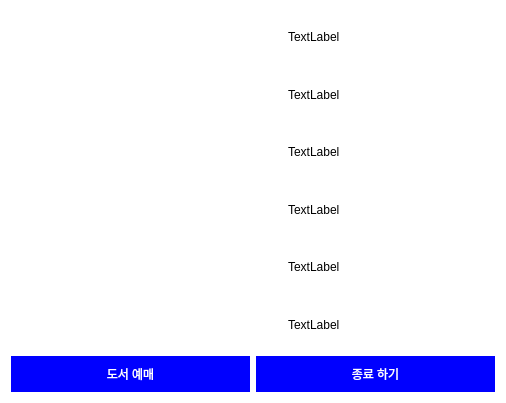
<?xml version="1.0" encoding="UTF-8"?>
<ui version="4.0">
 <class>library_find_2</class>
 <widget class="QWidget" name="library_find_2">
  <property name="geometry">
   <rect>
    <x>0</x>
    <y>0</y>
    <width>506</width>
    <height>403</height>
   </rect>
  </property>
  <property name="windowTitle">
   <string>Form</string>
  </property>
  <property name="styleSheet">
   <string notr="true">background-color : white;
opacity : 2;</string>
  </property>
  <layout class="QGridLayout" name="gridLayout">
   <item row="0" column="0" colspan="2">
    <layout class="QHBoxLayout" name="horizontalLayout">
     <item>
      <widget class="QLabel" name="bookImage">
       <property name="sizePolicy">
        <sizepolicy hsizetype="Expanding" vsizetype="Preferred">
         <horstretch>0</horstretch>
         <verstretch>0</verstretch>
        </sizepolicy>
       </property>
       <property name="styleSheet">
        <string notr="true">background-image: url(:/new/prefix1/Resource/bookbig.png);
background-position : center;
background-repeat : no-repeat;</string>
       </property>
       <property name="text">
        <string/>
       </property>
       <property name="alignment">
        <set>Qt::AlignCenter</set>
       </property>
      </widget>
     </item>
     <item>
      <spacer name="horizontalSpacer">
       <property name="orientation">
        <enum>Qt::Horizontal</enum>
       </property>
       <property name="sizeType">
        <enum>QSizePolicy::Fixed</enum>
       </property>
       <property name="sizeHint" stdset="0">
        <size>
         <width>40</width>
         <height>20</height>
        </size>
       </property>
      </spacer>
     </item>
     <item>
      <layout class="QVBoxLayout" name="verticalLayout">
       <item>
        <widget class="QLabel" name="bookName">
         <property name="sizePolicy">
          <sizepolicy hsizetype="Expanding" vsizetype="Preferred">
           <horstretch>0</horstretch>
           <verstretch>0</verstretch>
          </sizepolicy>
         </property>
         <property name="styleSheet">
          <string notr="true">background-color: rgb(255, 255, 255);

font: 75 10pt &quot;맑은 고딕&quot;;

border : 4px solid;
border-color : white;
border-radius : 20px;
padding : 5px;</string>
         </property>
         <property name="text">
          <string>TextLabel</string>
         </property>
        </widget>
       </item>
       <item>
        <widget class="QLabel" name="bookSource">
         <property name="sizePolicy">
          <sizepolicy hsizetype="Expanding" vsizetype="Preferred">
           <horstretch>0</horstretch>
           <verstretch>0</verstretch>
          </sizepolicy>
         </property>
         <property name="styleSheet">
          <string notr="true">background-color: rgb(255, 255, 255);

font: 75 10pt &quot;맑은 고딕&quot;;

border : 4px solid;
border-color : white;
border-radius : 20px;
padding : 5px;</string>
         </property>
         <property name="text">
          <string>TextLabel</string>
         </property>
        </widget>
       </item>
       <item>
        <widget class="QLabel" name="bookAuthor">
         <property name="sizePolicy">
          <sizepolicy hsizetype="Expanding" vsizetype="Preferred">
           <horstretch>0</horstretch>
           <verstretch>0</verstretch>
          </sizepolicy>
         </property>
         <property name="styleSheet">
          <string notr="true">background-color: rgb(255, 255, 255);

font: 75 10pt &quot;맑은 고딕&quot;;

border : 4px solid;
border-color : white;
border-radius : 20px;
padding : 5px;</string>
         </property>
         <property name="text">
          <string>TextLabel</string>
         </property>
        </widget>
       </item>
       <item>
        <widget class="QLabel" name="bookPosition">
         <property name="sizePolicy">
          <sizepolicy hsizetype="Expanding" vsizetype="Preferred">
           <horstretch>0</horstretch>
           <verstretch>0</verstretch>
          </sizepolicy>
         </property>
         <property name="styleSheet">
          <string notr="true">background-color: rgb(255, 255, 255);

font: 75 10pt &quot;맑은 고딕&quot;;

border : 4px solid;
border-color : white;
border-radius : 20px;
padding : 5px;</string>
         </property>
         <property name="text">
          <string>TextLabel</string>
         </property>
        </widget>
       </item>
       <item>
        <widget class="QLabel" name="bookSeparate">
         <property name="sizePolicy">
          <sizepolicy hsizetype="Expanding" vsizetype="Preferred">
           <horstretch>0</horstretch>
           <verstretch>0</verstretch>
          </sizepolicy>
         </property>
         <property name="styleSheet">
          <string notr="true">background-color: rgb(255, 255, 255);

font: 75 10pt &quot;맑은 고딕&quot;;

border : 4px solid;
border-color : white;
border-radius : 20px;
padding : 5px;</string>
         </property>
         <property name="text">
          <string>TextLabel</string>
         </property>
        </widget>
       </item>
       <item>
        <widget class="QLabel" name="bookReserv">
         <property name="sizePolicy">
          <sizepolicy hsizetype="Expanding" vsizetype="Preferred">
           <horstretch>0</horstretch>
           <verstretch>0</verstretch>
          </sizepolicy>
         </property>
         <property name="styleSheet">
          <string notr="true">background-color: rgb(255, 255, 255);

font: 75 10pt &quot;맑은 고딕&quot;;

border : 4px solid;
border-color : white;
border-radius : 20px;
padding : 5px;</string>
         </property>
         <property name="text">
          <string>TextLabel</string>
         </property>
        </widget>
       </item>
      </layout>
     </item>
    </layout>
   </item>
   <item row="1" column="0">
    <widget class="QPushButton" name="pushButton">
     <property name="styleSheet">
      <string notr="true">border : 4px solid;
border-color : blue;
border-radius : 20px;
padding : 5px;

background-color : blue;
color: rgb(255, 255, 255);

font: 75 10pt &quot;맑은 고딕&quot;;</string>
     </property>
     <property name="text">
      <string>도서 예매</string>
     </property>
    </widget>
   </item>
   <item row="1" column="1">
    <widget class="QPushButton" name="pushButton_2">
     <property name="styleSheet">
      <string notr="true">border : 4px solid;
border-color : blue;
border-radius : 20px;
padding : 5px;

background-color : blue;
color: rgb(255, 255, 255);

font: 75 10pt &quot;맑은 고딕&quot;;</string>
     </property>
     <property name="text">
      <string>종료 하기</string>
     </property>
    </widget>
   </item>
  </layout>
 </widget>
 <resources/>
 <connections/>
</ui>
